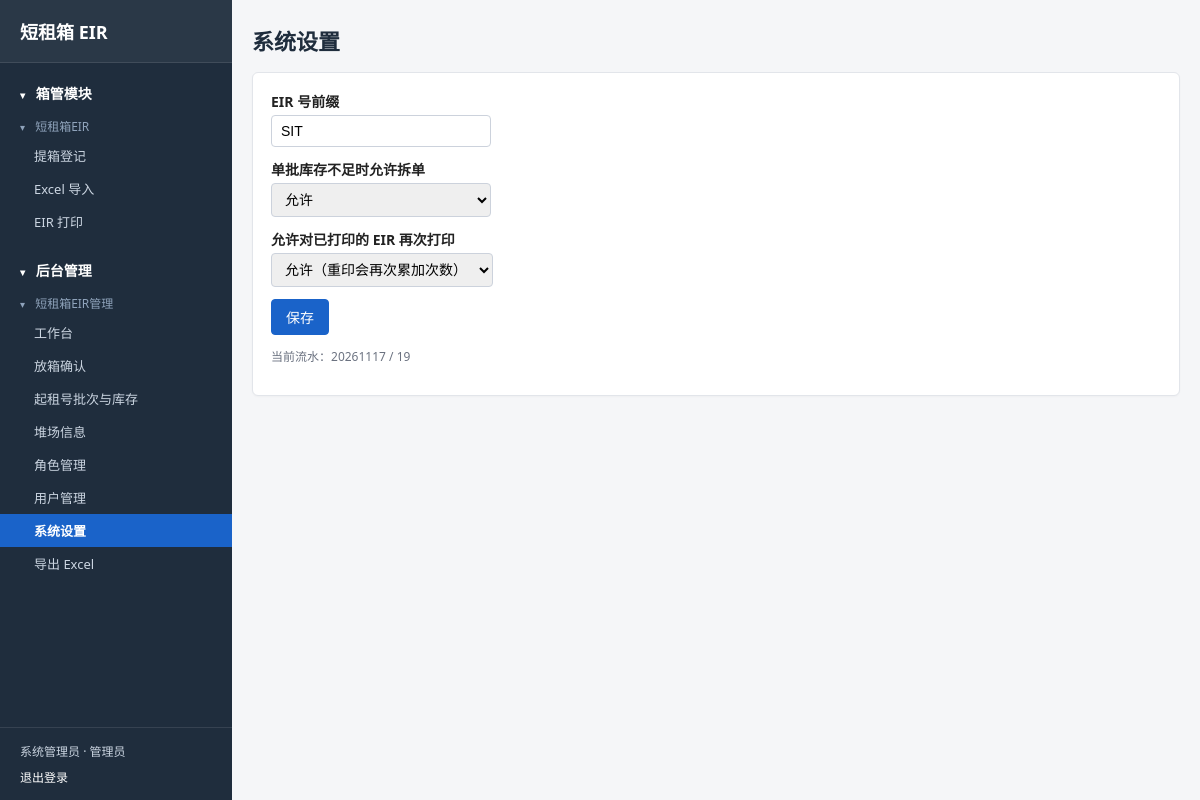
The app's page /admin/settings (signed in) with its own data.
### tables this page shows
CREATE TABLE users (id INTEGER PRIMARY KEY AUTOINCREMENT, username TEXT NOT NULL UNIQUE, password_hash TEXT NOT NULL, role TEXT NOT NULL, display_name TEXT, active INTEGER NOT NULL DEFAULT 1, created_at TEXT NOT NULL, last_login_at TEXT);

CREATE TABLE roles (
  key         TEXT PRIMARY KEY,
  label       TEXT NOT NULL,
  perms       TEXT NOT NULL DEFAULT '[]',
  is_builtin  INTEGER NOT NULL DEFAULT 0,
  created_at  TEXT NOT NULL,
  updated_at  TEXT NOT NULL
);

CREATE TABLE settings (
  key TEXT PRIMARY KEY,
  value TEXT,
  updated_at TEXT NOT NULL
);

### app/routes/admin_routes.py (the view)
@bp.route("/admin/settings", methods=["GET", "POST"])
@require_role("admin.settings")
def settings():
    db = get_db()
    if request.method == "POST":
        for key in ("allow_split", "eir_no_prefix", "allow_reprint"):
            if key in request.form:
                set_setting(key, request.form[key].strip(), db)
        db.commit()
        flash("设置已保存", "ok")
    vals = {k: get_setting(k, db, "") for k in
            ("allow_split", "eir_no_prefix", "eir_seq", "eir_seq_date", "allow_reprint")}
    return render_template("admin/settings.html", vals=vals)

### app/auth.py (called while the page is built)
def all_permissions():
    from .nav import collect_permissions
    return collect_permissions()

def all_perm_keys():
    return {k for k, _ in all_permissions()}

def role_info(key, conn=None):
    row = (conn or get_db()).execute("SELECT * FROM roles WHERE key=?", (key,)).fetchone()
    if row:
        try:
            perms = set(json.loads(row["perms"] or "[]"))
        except (ValueError, TypeError):
            perms = set()
        return {"label": row["label"], "perms": perms, "is_builtin": bool(row["is_builtin"])}
    return {"label": ROLE_LABEL.get(key, key),
            "perms": set(_FALLBACK_PERMS.get(key, ())), "is_builtin": True}

def role_label(key):
    return role_info(key)["label"]

def role_perms(key):
    perms = role_info(key)["perms"]
    if SUPER_PERM in perms:
        return all_perm_keys()
    return perms

def current_user():
    uid = session.get("uid")
    if not uid:
        return None
    return get_db().execute("SELECT * FROM users WHERE id=? AND active=1", (uid,)).fetchone()

def require_role(perm):
    def deco(view):
        @wraps(view)
        def wrap(*a, **kw):
            user = current_user()
            if not user:
                return redirect(url_for("auth.login", next=request.path))
            granted = role_perms(user["role"])
            need = perm
            if perm == SUPER_PERM:
                need = SUPER_PERM
            ok = (SUPER_PERM in granted) if need == SUPER_PERM else (need in granted)
            if not ok:
                abort(403)
            return view(*a, **kw)
        return wrap
    return deco

### app/db.py (called while the page is built)
def _dict_factory(cursor, row):
    return {col[0]: row[i] for i, col in enumerate(cursor.description)}

def connect():
    conn = sqlite3.connect(config.DB_PATH, timeout=30)
    conn.row_factory = _dict_factory
    conn.execute("PRAGMA foreign_keys=ON")
    conn.execute("PRAGMA busy_timeout=15000")
    return conn

def get_db():
    if "db" not in g:
        g.db = connect()
    return g.db

def get_setting(key, conn=None, default=""):
    c = conn or get_db()
    row = c.execute("SELECT value FROM settings WHERE key=?", (key,)).fetchone()
    return row["value"] if row and row["value"] is not None else default

### app/nav.py (called while the page is built)
def _children(node):
    return node.get("children") or []

def _leaf_perm(node):
    perms = node.get("perms")
    if perms:
        return perms[0]
    return node.get("endpoint")

def build_menu(perms, current):
    return [_decorate(n, perms, current) for n in MENU if _visible(n, perms)]

### app/templates/admin/settings.html (shortened to what this page needs)
{% extends "base.html" %}
{% block content %}
<div class="page-head"><h1>系统设置</h1></div>
<div class="card">
  <form method="post" class="form">
    <label>EIR 号前缀<input name="eir_no_prefix" value="{{ vals.eir_no_prefix }}"></label>
    <label>单批库存不足时允许拆单<select name="allow_split">
      <option value="1" {{ 'selected' if vals.allow_split=='1' }}>允许</option>
    </select></label>
    <label>允许对已打印的 EIR 再次打印<select name="allow_reprint">
      <option value="1" {{ 'selected' if vals.allow_reprint=='1' }}>允许（重印会再次累加次数）</option>
    </select></label>
    <button type="submit" class="btn primary">保存</button>
  </form>
  <p class="muted small">当前流水：{{ vals.eir_seq_date }} / {{ vals.eir_seq }}</p>
</div>
{% endblock %}

### app/templates/base.html (shortened to what this page needs)
<!DOCTYPE html>
<html lang="zh-CN">
<head>
<link rel="stylesheet" href="{{ url_for('static', filename='css/app.css') }}">
</head>
<body{% if me %} class="with-sidebar"{% endif %}>
{% if me %}
<div class="layout">
  <aside class="sidebar">
    <a class="brand" href="{{ url_for('print.print_list') if me.role == 'printer' else url_for('front.pickups') }}">短租箱 EIR</a>
    <nav class="nav-tree">
      {% for l1 in nav_menu %}
      <details class="nav-l1" data-nav-key="l1:{{ l1.label }}" open>
        <summary class="nav-l1-title"><span class="arrow">▾</span> {{ l1.label }}</summary>
        {% for l2 in l1.children %}
        <details class="nav-l2" data-nav-key="l2:{{ l1.label }}/{{ l2.label }}" open>
          <summary class="nav-l2-title"><span class="arrow">▾</span> {{ l2.label }}</summary>
          <div class="nav-l3">
            {% if l2.children %}
              {% for item in l2.children %}
              <a class="nav-link{{ ' active' if item.active }}" href="{{ item.url }}">{{ item.label }}</a>
              {% endfor %}
            {% else %}
              <a class="nav-link{{ ' active' if l2.active }}" href="{{ l2.url }}">{{ l2.label }}</a>
            {% endif %}
          </div>
        </details>
        {% endfor %}
      </details>
      {% endfor %}
    </nav>
    <div class="sidebar-user">
      <span>{{ me.display_name or me.username }} · {{ role_label(me.role) }}</span>
      <a href="{{ url_for('auth.logout_view') }}">退出登录</a>
    </div>
  </aside>
  <div class="main-wrap">
{% endif %}
<main class="container">
  {% block content %}{% endblock %}
</main>
{% if me %}
  </div>
</div>
{% endif %}
</body>
</html>

### app/static/css/app.css (style rules this page uses)
* { box-sizing: border-box; }
body { margin:0; font-family: "Microsoft YaHei", "Segoe UI", Arial, sans-serif; font-size:14px; color:#222; background:#f5f6f8; }
a { color:#1a63c9; text-decoration:none; }
.layout { display:flex; min-height:100vh; }
.sidebar { width:232px; flex:0 0 232px; background:#1f2d3d; color:#cbd5e1; display:flex; flex-direction:column; position:sticky; top:0; height:100vh; overflow-y:auto; }
.sidebar .brand { display:block; padding:18px 20px; color:#fff; font-size:18px; font-weight:bold; text-decoration:none; border-bottom:1px solid rgba(255,255,255,.1); }
.nav-tree { flex:1; padding:12px 0; }
.nav-l1 { margin-bottom:14px; }
.nav-l1 summary, .nav-l2 summary { display:block; list-style:none; cursor:pointer; user-select:none; }
.nav-l1-title { padding:8px 20px; font-size:14px; font-weight:bold; color:#fff; }
.nav-l2-title { padding:6px 20px 4px; font-size:12px; color:#8fa3bb; }
.arrow { display:inline-block; width:12px; font-size:10px; transition:transform .15s; }
.nav-link { display:block; padding:7px 20px 7px 34px; font-size:13px; color:#cbd5e1; }
.nav-link.active { background:#1a63c9; color:#fff; font-weight:600; }
.sidebar-user { padding:14px 20px; border-top:1px solid rgba(255,255,255,.1); font-size:12px; color:#cbd5e1; display:flex; flex-direction:column; gap:8px; }
.sidebar-user a { color:#fff; }
.main-wrap { flex:1; min-width:0; }
.container { max-width:1200px; margin:0 auto; padding:24px 20px; }
.page-head { display:flex; justify-content:space-between; align-items:center; margin-bottom:16px; }
.page-head h1 { margin:0; font-size:22px; }
.card { background:#fff; border:1px solid #e2e5ea; border-radius:6px; padding:18px; margin-bottom:16px; box-shadow:0 1px 2px rgba(0,0,0,.03); }
h1,h2,h3 { color:#1f2d3d; }
.muted { color:#6b7280; }
.small { font-size:12px; }
.btn { display:inline-block; padding:7px 14px; border:1px solid #c8ced8; background:#fff; color:#333; border-radius:4px; cursor:pointer; font-size:14px; }
.btn.primary { background:#1a63c9; color:#fff; border-color:#1a63c9; }
.form label { display:block; margin-bottom:12px; font-weight:600; }
.form label input, .form label select, .form input, .form select { display:block; margin-top:4px; padding:7px 9px; border:1px solid #ccd2dc; border-radius:4px; font-size:14px; min-width:220px; font-weight:normal; }

### records on screen
users: display_name "系统管理员", role.label "管理员"
settings: eir_no_prefix "SIT"
settings: eir_seq_date "20261117"
settings: eir_seq "19"

### other values on screen
{{ l1.label }} "箱管模块" "后台管理"
{{ l2.label }} "短租箱EIR" "短租箱EIR管理"
{{ item.label }} "提箱登记" "Excel 导入" "EIR 打印" "工作台" "放箱确认" "起租号批次与库存" "堆场信息" "角色管理" "用户管理" "系统设置" "导出 Excel"
